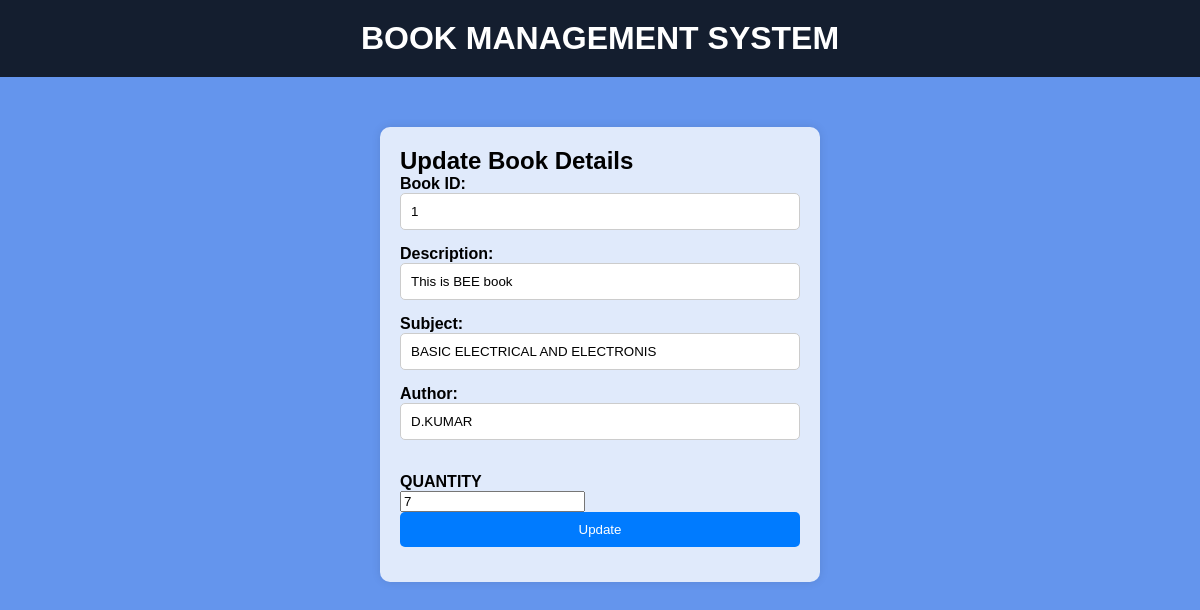
The app's page /update/1/ with its own data.
### myapp/models.py (models this page shows)
class book(models.Model):
        book_id=models.IntegerField(primary_key=True)
        book_name=models.CharField(max_length=255)
        subject=models.CharField(max_length=20)
        author=models.CharField(max_length=230)
        quantity=models.PositiveIntegerField()

### myapp/views.py (the view, shortened to what this page needs)
# urls.py: path('update/<int:book_id>/', views.update, name='update'),
def update(request, book_id):
    bookobject = book.objects.get(pk=book_id)
    return render(request, 'updatebook.html', {'book': bookobject})

### myapp/templates/updatebook.html (shortened to what this page needs)
<!DOCTYPE html>
<html lang="en">
<head>
</head>
<body>
    <div id="upd"><h1>BOOK MANAGEMENT SYSTEM</h1></div>
    <form method="post">
        <h2>Update Book Details</h2>
        <label for="book_id">Book ID:</label><br>
        <input type="text" id="book_id" name="book_id" value="{{ book.pk }}" readonly><br>
        <label for="book_name">Description:</label><br>
        <input type="text" id="book_name" name="book_name" value="{{ book.book_name }}"><br>
        <label for="subject">Subject:</label><br>
        <input type="text" id="subject" name="subject" value="{{ book.subject }}"><br>
        <label for="author">Author:</label><br>
        <input type="text" id="author" name="author" value="{{ book.author }}"><br><br>
        <label for="quantity">QUANTITY</label><br>
        <input type="number" id="quantity" name="quantity" value="{{book.quantity}}">
        <button type="submit">Update</button>
    </form>
</body>
</html>

### myapp/templates/updatebook.html (style rules this page uses)
body { font-family: Arial, sans-serif; margin: 0; padding: 0; background-color: #6495ED; }
#upd { background-color: rgba(0, 0, 0, 0.8); color: white; text-align: center; padding: 20px 0; }
h1, h2 { margin: 0; }
form { max-width: 400px; margin: 50px auto; padding: 20px; background-color: rgba(255, 255, 255, 0.8); border-radius: 10px; box-shadow: 0 0 10px rgba(0, 0, 0, 0.1); }
label { font-weight: bold; }
input[type="text"], button { width: 100%; padding: 10px; margin-bottom: 15px; border: 1px solid #ccc; border-radius: 5px; box-sizing: border-box; }
button { background-color: #007bff; color: white; border: none; cursor: pointer; transition: background-color 0.3s ease; }

### records on screen
book: book_id "1", book_name "This is BEE book", subject "BASIC ELECTRICAL AND ELECTRONIS", author "D.KUMAR", quantity "7"
